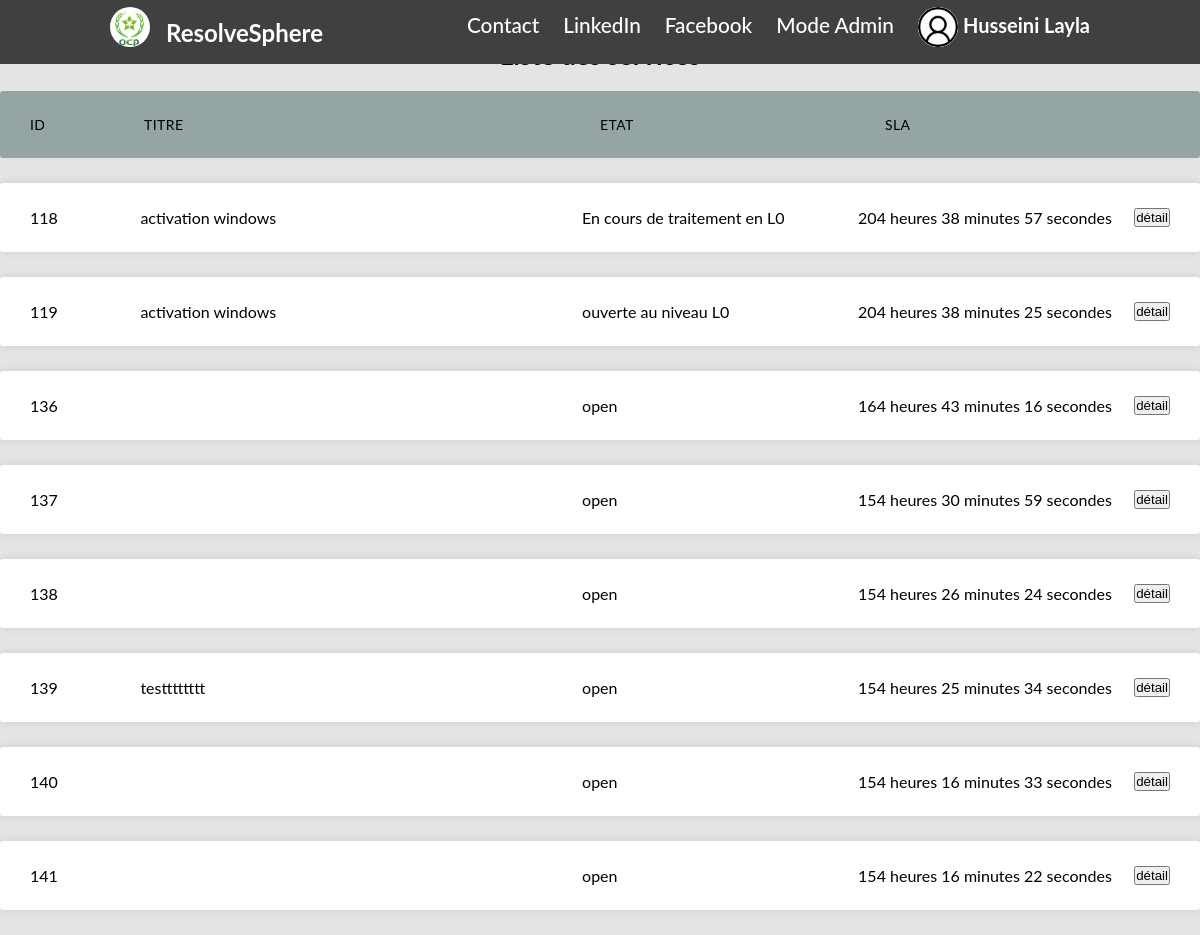
The page /opérateur/liste_services.php (signed in) on the database its author committed.
### tables this page shows
CREATE TABLE `services` (
  `id` int(11) NOT NULL,
  `titre` varchar(100) NOT NULL,
  `demandé_par` varchar(50) NOT NULL,
  `demandé_pour` varchar(50) NOT NULL,
  `état` varchar(50) DEFAULT NULL,
  `groupes_affectation` varchar(100) NOT NULL,
  `date_de_création` varchar(50) NOT NULL,
  `date_de_résolution` varchar(50) NOT NULL,
  `emplacement` varchar(40) NOT NULL,
  `SLA` varchar(40) NOT NULL,
  `details` longtext DEFAULT NULL,
  `contact_method` varchar(50) DEFAULT NULL,
  `urgence` varchar(200) DEFAULT NULL,
  `categorie` varchar(200) DEFAULT NULL,
  `prise_L0_par` varchar(50) DEFAULT NULL,
  `prise_L1_par` varchar(50) DEFAULT NULL,
  `Vu_par` varchar(300) DEFAULT '__',
  `diagnostique` longtext DEFAULT NULL
);

### includes/tricky_functions.php (called while the page is built, shortened)
<?php
function extractSubstrings($inputString) {
    $delimiter = "__";
    $substrings = explode($delimiter, $inputString);
    $substrings = array_map('trim', $substrings);
    $substrings = array_filter($substrings);
    return $substrings;
}
?>

### includes/tempsRestantCalcul.php (called while the page is built, shortened)
<?php
function calculerTempsRestant($date_de_creation, $sla) {
    $maintenant = date("Y-m-d H:i:s");
    $différence = strtotime($maintenant) - strtotime($date_de_creation);
    $int_sla=(int)$sla;
    $différence -= $int_sla*3600;
    $temps_restant = "";
    $différence = abs($différence);
    $heures = floor($différence / 3600);
    $minutes = floor(($différence % 3600) / 60);
    $secondes = $différence % 60;
    $temps_restant .= $heures . " heures " . $minutes . " minutes " . $secondes . " secondes";
    return $temps_restant;
}
?>

### opérateur/liste_services.php (the view, shortened to what this page needs)
<?php
include("../includes/connect.php");
include("../includes/tempsRestantCalcul.php");
include("../includes/tricky_functions.php");
?>
<html>
    <head>
    </head>
    <body>
<!DOCTYPE html>
<html lang="en">
<head>
    <link rel="stylesheet" href="../css/interface_util.css">
    <link rel="stylesheet" href="../css/navbar.css">
    <link rel="stylesheet" href="https://cdnjs.cloudflare.com/ajax/libs/font-awesome/6.4.2/css/all.min.css" />
    <link rel="stylesheet" href="../css/user_history.css">
</head>
<body>
    <nav class="navbar">
        <div class="navbar-container container">
            <ul class="menu-items">
            <li><a href="https://www.ocpgroup.ma/fr/Contact-us">Contact</a></li>
            <li><a href="https://fr.linkedin.com/company/ocp">LinkedIn</a></li>
            <li><a href="https://fr-fr.facebook.com/OCPGroupMA/">Facebook</a></li>
                <li><a href="../opérateur/interface_admin.php">Mode Admin</a></li>
                <li>
                  <div class="account-container">
                      <img src=<?php echo "../imgs/usersImages/".$_SESSION["user_image"] ?> class = "logo-image" alt=""> <h3><?php echo $_SESSION['user_last_name']." ".$_SESSION['user_first_name'];  ?></h3>
                  </div>
              </li>
            </ul>
            <div class = "logo-container">
            <img src="../imgs/LOGO.svg" class="logo-image" alt="">
             <h1 class="logo">ResolveSphere</h1>
            </div>
        </div>
    </nav>
<div class="catalogue-container">
  <h2>Liste des services</h2>
  <ul class="responsive-table">
    <li class="table-header">
      <div class="col col-1">ID</div>
      <div class="col col-2">Titre</div>
      <div class="col col-3">Etat</div>
      <div class="col col-4">SLA</div>
    </li>
    <?php
    $select_admin_groups_query="SELECT affectation_groups FROM user where user_id=".$_SESSION["user_id"];
    $result_select_admin_groups=mysqli_query($conn,$select_admin_groups_query);
    $groups_row=mysqli_fetch_assoc($result_select_admin_groups);
    $groups_string=$groups_row["affectation_groups"];
$admin_groups = extractSubstrings($groups_string);
$conditions = [];
$conditions2 = [];
$conditions3 = [];
$conditions4 = [];
foreach ($admin_groups as $group) {
    $conditions[] = "groupes_affectation LIKE '%__" . $conn->real_escape_string($group) . "__%'";
    $conditions2[]="groupes_affectation LIKE '%__" . $conn->real_escape_string($group). "__'";
    $conditions3[]="groupes_affectation LIKE '__" . $conn->real_escape_string($group)."__%'" ;
}
    $select_query="SELECT * FROM services where ". implode(' OR ', $conditions). implode(' OR ', $conditions4).' OR '. implode(' OR ', $conditions2).' OR '. implode(' OR ', $conditions3);
    $result_select=mysqli_query($conn,$select_query);
    while($row=mysqli_fetch_assoc($result_select))
    {
      $temps_restant=calculerTempsRestant($row["date_de_création"],$row["SLA"]);
      echo '    <li class="table-row">
      <div class="col col-1" data-label="ID service:">'.$row["id"].'</div>
      <div class="col col-2" data-label="Titre:">'.$row["titre"].'</div>
      <div class="col col-3" data-label="état:">'.$row["état"].'</div>
      <div class="col col-4" data-label="SLA:">'.$temps_restant.'</div>
      <div class="col col-5"> <a href="./service_admin.php?service_id='.$row["id"].'" ><button class="ms-button">détail</button></a></div>';
    }
    ?>
  </ul>
</div>
  </body>
</html>

### css/interface_util.css (style rules this page uses)
body { background-image:url("../imgs/sonboulat.jpg") }

### css/navbar.css (style rules this page uses)
*, *::after, *::before { box-sizing: border-box; padding: 0; margin: 0; }
.container { max-width: 1200px; width: 90%; margin:auto; }
.navbar { position: fixed; width: 100%; background: #3f413f; color: #fff; z-index: 1000000; margin-bottom:20px; }
.navbar-container { display: flex; justify-content: space-between; height: 64px; align-items: center; }
.account-container { display:flex; align-items:center; justify-content:center; gap :5px; }
.account-container h3 { position:relative; bottom:7px; font-size:1.25rem; }
.logo-image { position:relative; bottom: 5px; width:40px; height:40px; border-radius:50%; background-color:white; }
.logo-container { display:flex; align-items:center; justify-content:center; gap:1rem; }
.menu-items { order: 2; display: flex; }
.logo { order: 1; font-size: 1.5rem; }
.menu-items li { list-style: none; margin-left: 1.5rem; font-size: 1.3rem; }
.navbar a { color: #ffffff; text-decoration: none; font-weight: 500; transition: color 0.3s ease-in-out; }

### css/user_history.css (style rules this page uses)
body { font-family: 'lato', sans-serif; }
.container { max-width: 1000px; margin-left: auto; margin-right: auto; padding-left: 10px; padding-right: 10px; }
h2 { font-size: 26px; margin: 20px 0; text-align: center; }
.responsive-table li { border-radius: 3px; padding: 25px 30px; display: flex; justify-content: space-between; margin-bottom: 25px; }
.responsive-table .table-header { background-color: #95a5a6; font-size: 14px; text-transform: uppercase; letter-spacing: 0.03em; }
.responsive-table .table-row { background-color: #fff; box-shadow: 0px 0px 9px 0px rgba(0, 0, 0, 0.1); }
.responsive-table .col-1 { flex-basis: 10%; }
.responsive-table .col-2 { flex-basis: 40%; }
.responsive-table .col-3 { flex-basis: 25%; }
.responsive-table .col-4 { flex-basis: 25%; }

### opérateur/liste_services.php (style rules this page uses)
nav { top:0; }
body { background-color:#e2e5e4 ; background-image:none; }

### rows shown on the page
services: id "118", titre "activation windows", état "En cours de traitement en L0", temps_restant "204 heures 38 minutes 57 secondes"
services: id "119", titre "activation windows", état "ouverte au niveau L0", temps_restant "204 heures 38 minutes 25 secondes"
services: id "136", état "open", temps_restant "164 heures 43 minutes 16 secondes"
services: id "137", état "open", temps_restant "154 heures 30 minutes 59 secondes"
services: id "138", état "open", temps_restant "154 heures 26 minutes 24 secondes"
services: id "139", titre "testttttttt", état "open", temps_restant "154 heures 25 minutes 34 secondes"
services: id "140", état "open", temps_restant "154 heures 16 minutes 33 secondes"
services: id "141", état "open", temps_restant "154 heures 16 minutes 22 secondes"

### other values the page prints
$_SESSION['user_last_name'] "Husseini"
$_SESSION['user_first_name'] "Layla"
